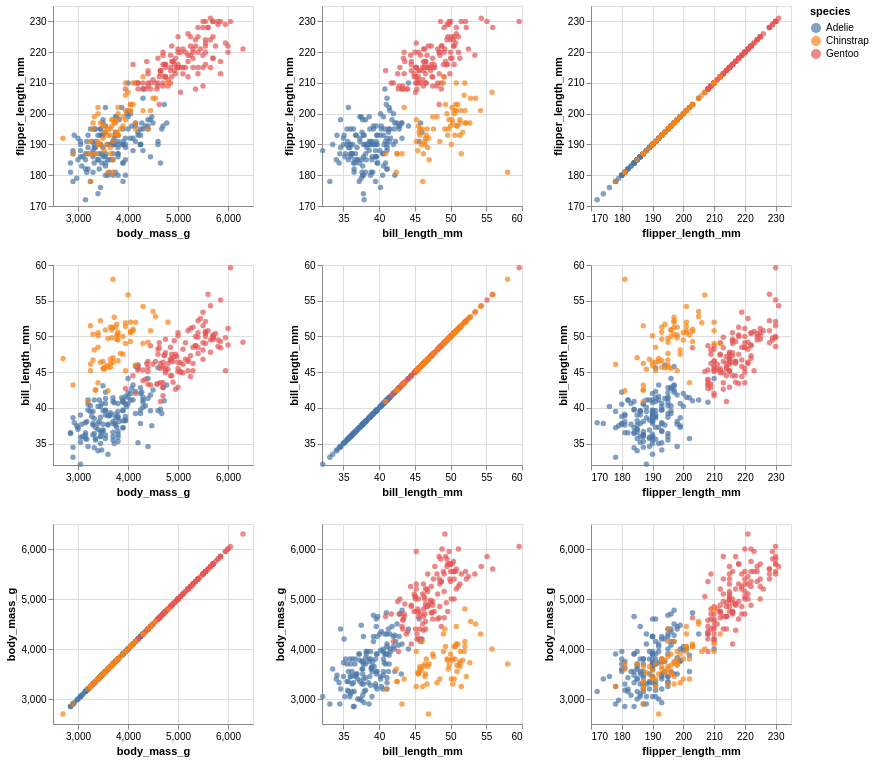

Source (notebook cell):
### Markdown cell above
We'll use [a repeated chart](https://altair-viz.github.io/user_guide/compound_charts.html#repeat-chart) that repeats variables across rows and columns.

Use a conditional color again, based on a brush selection.

### Code cell
# Setup the selection brush
brush = alt.selection_interval()

# Setup the chart
(
    alt.Chart(penguins)
    .mark_circle()
    .encode(
        x=alt.X(alt.repeat("column"), type="quantitative", scale=alt.Scale(zero=False)),
        y=alt.Y(alt.repeat("row"), type="quantitative", scale=alt.Scale(zero=False)),
        color=alt.condition(
            brush, "species:N", alt.value("lightgray")
        ),  # conditional color
    )
    .properties(
        width=200,
        height=200,
    )
    .add_params(brush)
    .repeat(  # repeat variables across rows and columns
        row=["flipper_length_mm", "bill_length_mm", "body_mass_g"],
        column=["body_mass_g", "bill_length_mm", "flipper_length_mm"],
    )
)

### Figure 1 — Vega-Lite specification as saved in the notebook (floating-point values rounded to 4 significant figures; data arrays with more than 128 entries replaced by an {"elided": "..."} marker saying what was removed)
{"config": {"view": {"continuousWidth": 300, "continuousHeight": 300}}, "repeat": {"column": ["body_mass_g", "bill_length_mm", "flipper_length_mm"], "row": ["flipper_length_mm", "bill_length_mm", "body_mass_g"]}, "spec": {"data": {"name": "data-d845c810a85f4a52a4f81efae2265160"}, "mark": {"type": "circle"}, "encoding": {"color": {"condition": {"param": "param_6", "field": "species", "type": "nominal"}, "value": "lightgray"}, "x": {"field": {"repeat": "column"}, "scale": {"zero": false}, "type": "quantitative"}, "y": {"field": {"repeat": "row"}, "scale": {"zero": false}, "type": "quantitative"}}, "height": 200, "name": "view_3", "width": 200}, "params": [{"name": "param_6", "select": {"type": "interval"}, "views": ["view_3_child__row_flipper_length_mmcolumn_body_mass_g", "view_3_child__row_flipper_length_mmcolumn_bill_length_mm", "view_3_child__row_flipper_length_mmcolumn_flipper_length_mm", "view_3_child__row_bill_length_mmcolumn_body_mass_g", "view_3_child__row_bill_length_mmcolumn_bill_length_mm", "view_3_child__row_bill_length_mmcolumn_flipper_length_mm", "view_3_child__row_body_mass_gcolumn_body_mass_g", "view_3_child__row_body_mass_gcolumn_bill_length_mm", "view_3_child__row_body_mass_gcolumn_flipper_length_mm"]}], "$schema": "https://vega.github.io/schema/vega-lite/v5.20.1.json", "datasets": {"data-d845c810a85f4a52a4f81efae2265160": {"elided": "344 records"}}}
